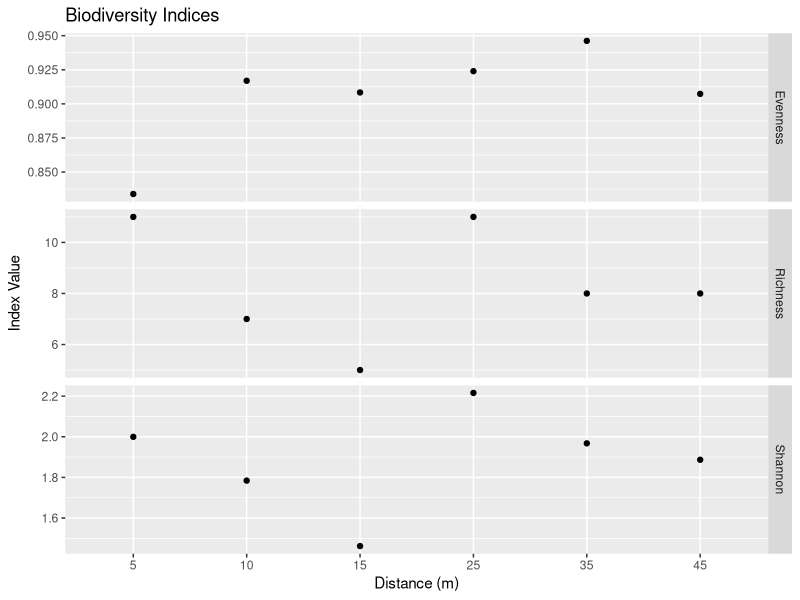

This chart was generated by the following R code:
##### Indices of Biodiversity and Species Percent Cover from Vegetation Transect Data #####

# if this is your first time using these packages, you must install them first, otherwise skip this or comment this out
install.packages('ggplot2')
install.packages('tidyr')
install.packages('dplyr')

# load the packages we'll need to work with
library(ggplot2)
library(tidyr)
library(dplyr)

# Set working directory to the folder that holds my data files
setwd("C:/Users/saweiss.LC/OneDrive - Lewis and Clark Community College/UI Field Course/UI-Field-Course-at-NGRREC/")

#### Read in Dataset ####
veg <- read.csv("vegetation_example.csv")

# inspect the data 
head(veg)

#### Calculating Indices of Biodiversity: Richness, Diversity, and Evenness ####

###### Species Richness ######
 
# calculating the number of species observed across all quadrats in the wetland by distance

unique_veg <- unique(veg[,c("Distance", "Species")]) #list of unique species at each distance
richness <- unique_veg %>% 
  group_by(Distance) %>% # designate the grouping variable(s)
  summarize(Richness = n()) # provide the formula, in this case, counting the rows (this is what 'n()' does)

richness # return the resulting data frame, which summarizes species richness at each quadrat along each transect

###### Species Diversity - Shannon-Wiener ######

avg_cov <- veg %>%
  group_by(Distance, Species) %>% # designate the grouping variable(s)
  summarize(AvgCov = mean(Percent_Cover))           

diversity_table <- avg_cov %>%
  group_by(Distance) %>%
  summarize(N = sum(AvgCov), # provide formula for calculating N (overall sum of individuals)
            pi = AvgCov/sum(AvgCov),
            lnpi = log(pi),
            Shannon = -(pi*lnpi)) 

diversity_table # return the summarized data

# finish calculating overall Shannon's index for the site by distance 
diversity <- diversity_table %>%
  group_by(Distance) %>%
  summarize(Shannon=sum(Shannon))

diversity # return the summarized data 

###### Species Evenness ######

# join the diversity and richness data frames
bio_indices <- left_join(diversity, richness) # if not specified, will join based on a commonly named variable(s), here, those variables are 'Distance' and Transect'.
bio_indices # return the resulting joined dataset

# calculate evenness
bio_indices$Evenness <- bio_indices$Shannon/log(bio_indices$Richness) # assigning the resulting evenness calculations to a new variable called 'Evenness'
bio_indices # return the updated data frame

#### Plotting the results ####

# first, we need to transform the data such that each observed index value is its own row, and we move the index names to one column. This is known as a 'long' format data frame
bio_indices_long <- pivot_longer(bio_indices, cols = Shannon:Evenness, names_to = "Index")

# Create a bar plot of the three indices, comparing sites
bioplot <- ggplot(data=bio_indices_long, aes(x=as.factor(Distance), y=value)) + # indicates the dataframe to use, the x axis variable (Site), y axis variable (value), and grouping variable (Site) for colors
  geom_point() + # specifies type of plot
  facet_grid(rows=vars(Index), scales = "free_y") + # separates each index to its own plot in its own row
  ggtitle("Biodiversity Indices") + # title 
  xlab("Distance (m)") + # x axis label
  ylab("Index Value") #y axis label

bioplot 

#### Average and Relative Percent Cover by Species ####

# We'll want to add in some 0 values to account for not every species being in every quadrat. To do that we'll transform the dataframe into a 'wide' format, with each species now having its own column

veg_wide <- pivot_wider(veg, id_cols = c(Transect, Distance), names_from = Species, values_from = Percent_Cover, values_fill = 0) # we make sure to set values_fill equal to zero so that non observations are counted as '0'.
head(veg_wide) # inspect what the wide format data frame looks like


# we can now move back to long format to finish summarizing. You should notice that our new dataframe is longer than the original 'veg' dataframe since we have now added in those zero observations
veg_wzeros <- pivot_longer(veg_wide, cols = `Phalaris arundinacea`:`Stellaria media`, names_to = "Species", values_to = "Percent_Cover")
head(veg_wzeros) # cols argument is the first:last species colummns. I had to use `` around the names because the names include spaces.

# what is the total percent cover across all quadrats?
tot_cover <- sum(veg_wzeros$Percent_Cover) # assign the value to an object so we can reference later

# summarizing average and relative percent covers by species
avg_perc_cov <- veg_wzeros %>%
  group_by(Species) %>% # this time our grouping variable is "Species"
  summarize(Avg_Perc_Cover = mean(Percent_Cover), 
            Rel_Perc_Cover = (sum(Percent_Cover)/tot_cover)*100) 
head(avg_perc_cov)

# saving as a csv to my working directory
write.csv(avg_perc_cov, "Percent_Cover_by_Species.csv")

